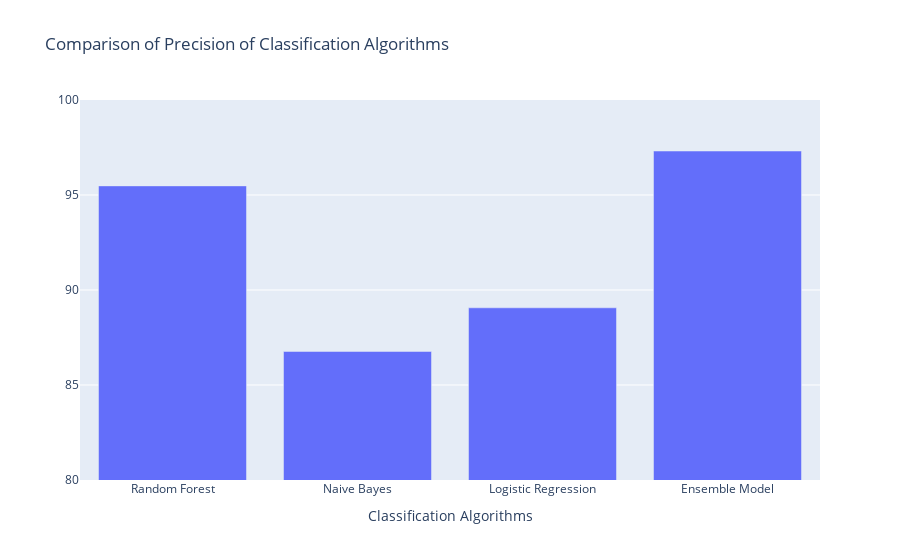

The notebook cell this image was saved under:
### Markdown cell above
## Comparison of Precision of Classification Algorithms

### Code cell
trace2 = {
  'x': algorithms,
  'y': precision,
  'name': 'score',
  'type': 'bar'
    
}

data = [trace2];
layout = {
  'xaxis': {'title': 'Classification Algorithms'},
  'title': 'Comparison of Precision of Classification Algorithms'
};
fig = go.Figure(data = data, layout = layout)
fig['layout']['yaxis1'].update(title='', range=[80, 100], autorange=False)
iplot(fig)

### Figure 1 — Plotly figure (JSON) as saved in the notebook; plotly's stock layout.template omitted (floating-point values rounded to 4 significant figures)
{"data": [{"name": "score", "type": "bar", "x": ["Random Forest", "Naive Bayes", "Logistic Regression", "Ensemble Model"], "y": [95.48, 86.76, 89.06, 97.31]}], "layout": {"title": {"text": "Comparison of Precision of Classification Algorithms"}, "xaxis": {"title": {"text": "Classification Algorithms"}}, "yaxis": {"autorange": false, "range": [80, 100], "title": {"text": ""}}}}
